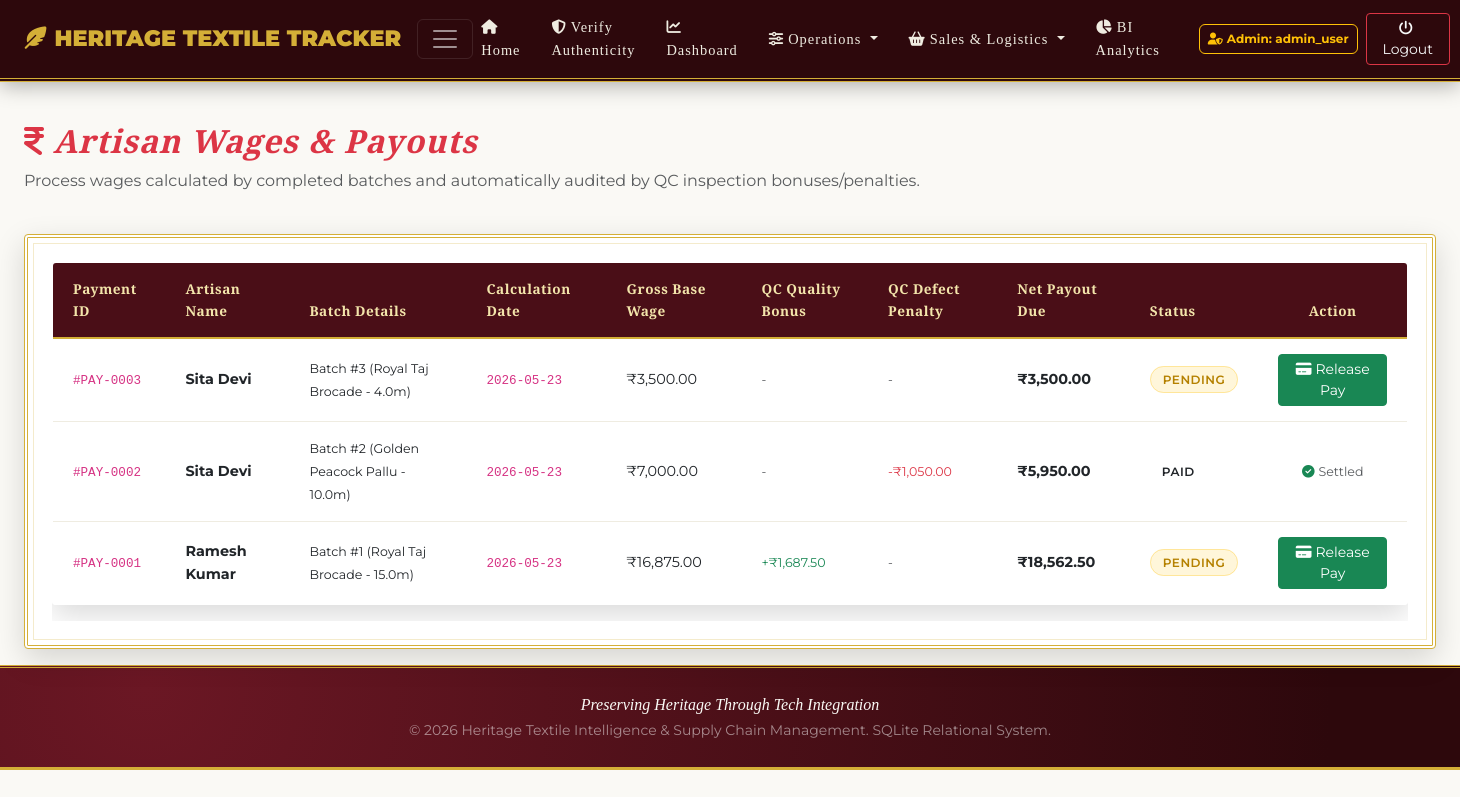
The page /wages (signed in) on the database its author committed.
### tables this page shows
CREATE TABLE wage_payments (
    payment_id INTEGER PRIMARY KEY AUTOINCREMENT,
    artisan_id INTEGER NOT NULL,
    batch_id INTEGER NOT NULL,
    payment_date TEXT NOT NULL, -- Format: YYYY-MM-DD
    calculated_wage REAL NOT NULL CHECK (calculated_wage >= 0.0),
    bonus_applied REAL DEFAULT 0.0 CHECK (bonus_applied >= 0.0),
    deductions REAL DEFAULT 0.0 CHECK (deductions >= 0.0),
    net_wage REAL NOT NULL CHECK (net_wage >= 0.0),
    payment_status TEXT NOT NULL DEFAULT 'Pending' CHECK (payment_status IN ('Pending', 'Processed', 'Paid')),
    FOREIGN KEY (artisan_id) REFERENCES artisans (artisan_id),
    FOREIGN KEY (batch_id) REFERENCES production_batches (batch_id)
);

CREATE TABLE designs (
    design_id INTEGER PRIMARY KEY AUTOINCREMENT,
    design_name TEXT UNIQUE NOT NULL,
    regional_origin TEXT NOT NULL,
    complexity_multiplier REAL NOT NULL DEFAULT 1.0 CHECK (complexity_multiplier >= 1.0 AND complexity_multiplier <= 3.0),
    estimated_production_days INTEGER NOT NULL CHECK (estimated_production_days > 0),
    cultural_significance TEXT,
    eco_score INTEGER NOT NULL CHECK (eco_score >= 1 AND eco_score <= 100),
    created_at TEXT NOT NULL DEFAULT (STRFTIME('%Y-%m-%d', 'now'))
);

CREATE TABLE production_batches (
    batch_id INTEGER PRIMARY KEY AUTOINCREMENT,
    design_id INTEGER NOT NULL,
    artisan_id INTEGER NOT NULL,
    loom_id INTEGER NOT NULL,
    start_date TEXT NOT NULL, -- Format: YYYY-MM-DD
    target_completion_date TEXT NOT NULL, -- Format: YYYY-MM-DD
    actual_completion_date TEXT, -- Format: YYYY-MM-DD
    quantity_meters REAL NOT NULL CHECK (quantity_meters > 0.0),
    status TEXT NOT NULL DEFAULT 'Scheduled' CHECK (status IN ('Scheduled', 'In Progress', 'Completed', 'On Hold', 'Cancelled')),
    FOREIGN KEY (design_id) REFERENCES designs (design_id),
    FOREIGN KEY (artisan_id) REFERENCES artisans (artisan_id),
    FOREIGN KEY (loom_id) REFERENCES looms (loom_id)
);

### app.py (the view, shortened to what this page needs)
@app.route("/wages", methods=["GET", "POST"])
def wages():
    if not is_logged_in():
        return redirect(url_for("login"))
    conn = get_db_connection()
    wages_list = conn.execute("""
        SELECT wp.*, a.first_name || ' ' || a.last_name as artisan_name, d.design_name, b.quantity_meters
        FROM wage_payments wp
        JOIN artisans a ON wp.artisan_id = a.artisan_id
        JOIN production_batches b ON wp.batch_id = b.batch_id
        JOIN designs d ON b.design_id = d.design_id
        ORDER BY wp.payment_id DESC
    """).fetchall()
    conn.close()
    return render_template("wages.html", wages_list=wages_list)

### app.py (called while the page is built)
def get_db_connection():
    conn = sqlite3.connect(DB_PATH)
    conn.execute("PRAGMA foreign_keys = ON;")
    conn.row_factory = sqlite3.Row
    return conn

def is_logged_in():
    return "user_id" in session

### templates/wages.html (shortened to what this page needs)
{% extends "base.html" %}
{% block content %}
<div class="row mb-4">
    <div class="col-md-8">
        <h2 class="text-danger font-serif-italic"><i class="fa-solid fa-indian-rupee-sign me-2"></i>Artisan Wages & Payouts</h2>
        <p class="text-muted">Process wages calculated by completed batches and automatically audited by QC inspection bonuses/penalties.</p>
    </div>
</div>
<div class="zari-box bg-white p-4">
    <div class="table-responsive">
        <table class="table table-hover table-heritage align-middle">
            <thead>
                <tr>
                    <th>Payment ID</th>
                    <th>Artisan Name</th>
                    <th>Batch Details</th>
                    <th>Calculation Date</th>
                    <th>Gross Base Wage</th>
                    <th>QC Quality Bonus</th>
                    <th>QC Defect Penalty</th>
                    <th>Net Payout Due</th>
                    <th>Status</th>
                    <th class="text-center">Action</th>
                </tr>
            </thead>
            <tbody>
                {% for w in wages_list %}
                    <tr>
                        <td><code>#PAY-{{ "%04d"|format(w.payment_id) }}</code></td>
                        <td><strong>{{ w.artisan_name }}</strong></td>
                        <td>
                            <span class="small">Batch #{{ w.batch_id }} ({{ w.design_name }} - {{ w.quantity_meters }}m)</span>
                        </td>
                        <td><code>{{ w.payment_date }}</code></td>
                        <td>&#8377;{{ "{:,.2f}".format(w.calculated_wage) }}</td>
                        <td>
                            {% if w.bonus_applied > 0.0 %}
                                <span class="text-success small">+&#8377;{{ "{:,.2f}".format(w.bonus_applied) }}</span>
                            {% else %}
                                <span class="text-muted small">-</span>
                            {% endif %}
                        </td>
                        <td>
                            {% if w.deductions > 0.0 %}
                                <span class="text-danger small">-&#8377;{{ "{:,.2f}".format(w.deductions) }}</span>
                            {% else %}
                                <span class="text-muted small">-</span>
                            {% endif %}
                        </td>
                        <td>
                            <strong class="text-dark">&#8377;{{ "{:,.2f}".format(w.net_wage) }}</strong>
                        </td>
                        <td>
                            <span class="badge-status badge-status-{{ w.payment_status.lower() }}">
                                {{ w.payment_status }}
                            </span>
                        </td>
                        <td class="text-center">
                            {% if w.payment_status == 'Pending' %}
                                {% if session.get('role') in ['Admin', 'Finance Manager'] %}
                                    <form action="{{ url_for('wages') }}" method="POST" class="d-inline">
                                        <button type="submit" class="btn btn-sm btn-success px-3"><i class="fa-solid fa-credit-card me-1"></i>Release Pay</button>
                                    </form>
                                {% else %}
                                    <span class="text-muted small">No Permission</span>
                                {% endif %}
                            {% else %}
                                <span class="text-muted small"><i class="fa-solid fa-circle-check text-success me-1"></i>Settled</span>
                            {% endif %}
                        </td>
                    </tr>
                {% else %}
                    <tr>
                        <td colspan="10" class="text-center py-4 text-muted">No wage payments generated yet. Complete batches to trigger wages.</td>
                    </tr>
                {% endfor %}
            </tbody>
        </table>
    </div>
</div>
{% endblock %}

### static/css/style.css (style rules this page uses)
:root { --royal-maroon-dark: #2D080C; --royal-maroon: #4A0E17; --royal-maroon-light: #6B1724; --royal-gold: #D4AF37; --royal-gold-light: #F3E5AB; --royal-gold-dark: #996515; --ivory: #FAF9F5; --ivory-dark: #EFECE1; --charcoal: #201311; --bronze: #8C6239; --glass-white: rgba(255, 255, 255, 0.9); --glass-maroon: rgba(74, 14, 23, 0.85); --shadow-premium: 0 10px 30px rgba(0, 0, 0, 0.15); --shadow-gold-glow: 0 0 15px rgba(212, 175, 55, 0.4); --zari-border: 4px double var(--royal-gold); }
body { background-color: var(--ivory); color: var(--charcoal); font-family: 'Montserrat', sans-serif; font-weight: 400; line-height: 1.6; overflow-x: hidden; }
h1, h2, h3, h4, h5, h6, .brand-title { font-family: 'Cinzel', serif; font-weight: 700; letter-spacing: 1px; }
.font-serif-italic { font-family: 'Playfair Display', serif; font-style: italic; }
.bg-heritage-pattern { background-color: var(--ivory); background-image: radial-gradient(var(--royal-gold-light) 0.5px, transparent 0.5px), radial-gradient(var(--royal-gold-light) 0.5px, var(--ivory) 0.5px); background-size: 20px 20px; background-position: 0 0, 10px 10px; }
.zari-box { border: 4px double var(--royal-gold); background-color: var(--glass-white); padding: 20px; border-radius: 4px; box-shadow: var(--shadow-premium); position: relative; overflow: hidden; }
.zari-box::before { content: ''; position: absolute; top: 5px; left: 5px; right: 5px; bottom: 5px; border: 1px solid rgba(212, 175, 55, 0.25); pointer-events: none; }
.table-heritage { background-color: var(--glass-white); border-radius: 4px; overflow: hidden; box-shadow: var(--shadow-premium); border: 1px solid var(--ivory-dark); }
.table-heritage thead th { background-color: var(--royal-maroon); color: var(--royal-gold-light); font-family: 'Cinzel', serif; font-weight: 700; letter-spacing: 0.5px; font-size: 0.85rem; padding: 15px 20px; border: none; border-bottom: 2px solid var(--royal-gold); }
.table-heritage tbody td { padding: 15px 20px; vertical-align: middle; font-size: 0.9rem; border-bottom: 1px solid var(--ivory-dark); }
.table-heritage tbody tr { transition: background-color 0.2s ease; }
.badge-status { font-weight: 600; padding: 5px 12px; border-radius: 20px; font-size: 0.75rem; text-transform: uppercase; letter-spacing: 0.5px; }
.badge-status-inprogress, .badge-status-pending, .badge-status-active { background-color: rgba(255, 193, 7, 0.15) !important; color: #b58100 !important; border: 1px solid rgba(255, 193, 7, 0.3); }

### rows shown on the page
wage_payments: payment_id "0003", artisan_name "Sita Devi", batch_id "3", design_name "Royal Taj Brocade", quantity_meters "4.0", payment_date "2026-05-23", calculated_wage "3,500.00", net_wage "3,500.00", payment_status "PENDING"
wage_payments: payment_id "0002", artisan_name "Sita Devi", batch_id "2", design_name "Golden Peacock Pallu", quantity_meters "10.0", payment_date "2026-05-23", calculated_wage "7,000.00", deductions "1,050.00", net_wage "5,950.00", payment_status "PAID", shows "Settled"
wage_payments: payment_id "0001", artisan_name "Ramesh Kumar", batch_id "1", design_name "Royal Taj Brocade", quantity_meters "15.0", payment_date "2026-05-23", calculated_wage "16,875.00", bonus_applied "1,687.50", net_wage "18,562.50", payment_status "PENDING"

### other values the page prints
{{ session.get('role') }} "Admin"
{{ session.get('username') }} "admin_user"
